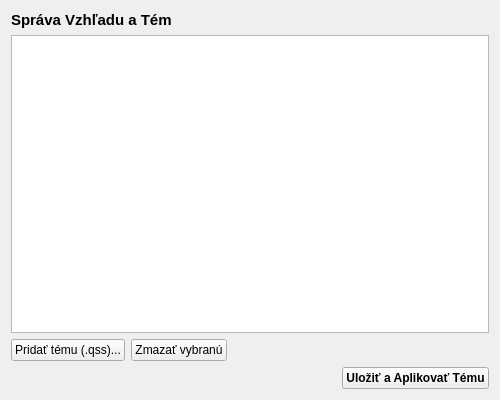
<?xml version="1.0" encoding="UTF-8"?>
<ui version="4.0">
 <class>ThemeSetupWindow</class>
 <widget class="QWidget" name="ThemeSetupWindow">
  <property name="geometry">
   <rect>
    <x>0</x>
    <y>0</y>
    <width>500</width>
    <height>400</height>
   </rect>
  </property>
  <property name="windowTitle">
   <string>Správa Vzhľadu a Tém</string>
  </property>
  <layout class="QVBoxLayout" name="verticalLayout">
   <item>
    <widget class="QLabel" name="label">
     <property name="font">
      <font>
       <pointsize>11</pointsize>
       <weight>75</weight>
       <bold>true</bold>
      </font>
     </property>
     <property name="text">
      <string>Správa Vzhľadu a Tém</string>
     </property>
    </widget>
   </item>
   <item>
    <widget class="QListWidget" name="listThemes"/>
   </item>
   <item>
    <layout class="QHBoxLayout" name="horizontalLayout_2">
     <item>
      <widget class="QPushButton" name="btnAddTheme">
       <property name="text">
        <string>Pridať tému (.qss)...</string>
       </property>
      </widget>
     </item>
     <item>
      <widget class="QPushButton" name="btnDeleteTheme">
       <property name="text">
        <string>Zmazať vybranú</string>
       </property>
      </widget>
     </item>
     <item>
      <spacer name="horizontalSpacer_2">
       <property name="orientation">
        <enum>Qt::Horizontal</enum>
       </property>
       <property name="sizeHint" stdset="0">
        <size>
         <width>40</width>
         <height>20</height>
        </size>
       </property>
      </spacer>
     </item>
    </layout>
   </item>
   <item>
    <layout class="QHBoxLayout" name="horizontalLayout">
     <item>
      <spacer name="horizontalSpacer">
       <property name="orientation">
        <enum>Qt::Horizontal</enum>
       </property>
       <property name="sizeHint" stdset="0">
        <size>
         <width>40</width>
         <height>20</height>
        </size>
       </property>
      </spacer>
     </item>
     <item>
      <widget class="QPushButton" name="btnApplyTheme">
       <property name="font">
        <font>
         <weight>75</weight>
         <bold>true</bold>
        </font>
       </property>
       <property name="text">
        <string>Uložiť a Aplikovať Tému</string>
       </property>
      </widget>
     </item>
    </layout>
   </item>
  </layout>
 </widget>
 <resources/>
 <connections/>
</ui>
